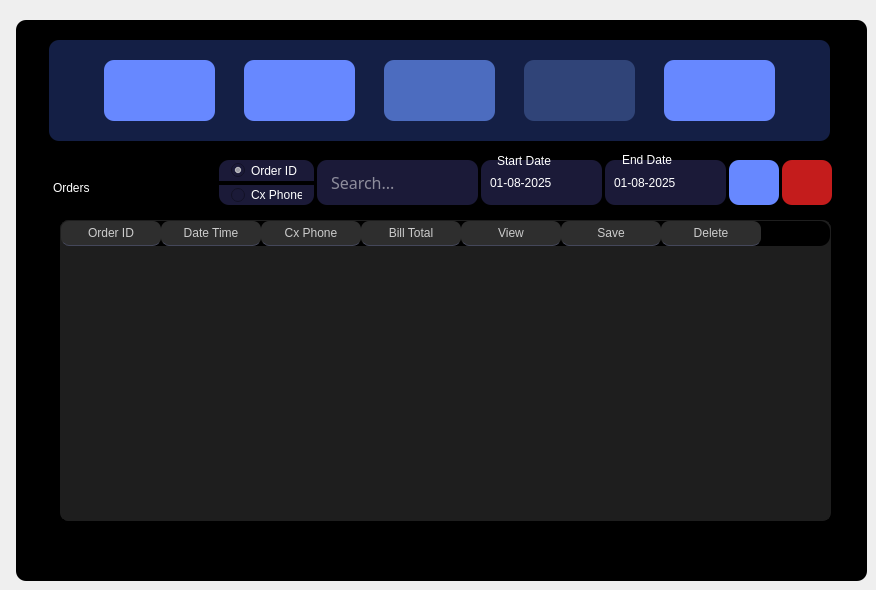
    <widget class="QWidget" name="tab_4">
     <attribute name="title">
      <string>Manage Orders</string>
     </attribute>
     <widget class="QPushButton" name="navLogout4">
      <property name="geometry">
       <rect>
        <x>664</x>
        <y>60</y>
        <width>111</width>
        <height>61</height>
       </rect>
      </property>
      <property name="cursor">
       <cursorShape>PointingHandCursor</cursorShape>
      </property>
      <property name="toolTip">
       <string>Logout</string>
      </property>
      <property name="styleSheet">
       <string notr="true">QPushButton {
background-color: #6788FF; /* Background color */
font: 63 11pt &quot;Poppins SemiBold&quot;;
color: white; /* Text color */
outline: 0;
padding: 10px 20px; /* Padding for the button */
border: none; /* Remove default button border */
border-radius: 10px; /* Add some border-radius for a rounded appearance */
}
QPushButton:hover {
cursor: pointer; /* Change cursor to pointer on hover */
background-color: #4c6cbf;
}</string>
      </property>
      <property name="text">
       <string/>
      </property>
      <property name="icon">
       <iconset>
        <normaloff>../images/logout.svg</normaloff>../images/logout.svg</iconset>
      </property>
      <property name="iconSize">
       <size>
        <width>30</width>
        <height>35</height>
       </size>
      </property>
     </widget>
     <widget class="QPushButton" name="navOrderEntryThree">
      <property name="geometry">
       <rect>
        <x>104</x>
        <y>60</y>
        <width>111</width>
        <height>61</height>
       </rect>
      </property>
      <property name="cursor">
       <cursorShape>PointingHandCursor</cursorShape>
      </property>
      <property name="toolTip">
       <string>Order Entry</string>
      </property>
      <property name="toolTipDuration">
       <number>-1</number>
      </property>
      <property name="styleSheet">
       <string notr="true">QPushButton {
background-color: #6788FF; /* Background color */
font: 63 11pt &quot;Poppins SemiBold&quot;;
color: white; /* Text color */
outline: 0;
padding: 10px 20px; /* Padding for the button */
border: none; /* Remove default button border */
border-radius: 10px; /* Add some border-radius for a rounded appearance */
}
QPushButton:hover {
cursor: pointer; /* Change cursor to pointer on hover */
background-color: #4c6cbf;
}</string>
      </property>
      <property name="text">
       <string/>
      </property>
      <property name="icon">
       <iconset>
        <normaloff>../images/shopping.svg</normaloff>../images/shopping.svg</iconset>
      </property>
      <property name="iconSize">
       <size>
        <width>35</width>
        <height>35</height>
       </size>
      </property>
     </widget>
     <widget class="QColumnView" name="columnView_7">
      <property name="geometry">
       <rect>
        <x>16</x>
        <y>20</y>
        <width>851</width>
        <height>561</height>
       </rect>
      </property>
      <property name="styleSheet">
       <string notr="true">background-color:rgb(0, 0, 0);
border-radius: 10px;</string>
      </property>
     </widget>
     <widget class="QColumnView" name="columnView_8">
      <property name="geometry">
       <rect>
        <x>49</x>
        <y>40</y>
        <width>781</width>
        <height>101</height>
       </rect>
      </property>
      <property name="styleSheet">
       <string notr="true">background-color:rgb(20, 31, 69);
border-radius: 10px;</string>
      </property>
     </widget>
     <widget class="QPushButton" name="orders_3">
      <property name="geometry">
       <rect>
        <x>524</x>
        <y>60</y>
        <width>111</width>
        <height>61</height>
       </rect>
      </property>
      <property name="cursor">
       <cursorShape>ForbiddenCursor</cursorShape>
      </property>
      <property name="toolTip">
       <string>Sales Stats (disabled)</string>
      </property>
      <property name="toolTipDuration">
       <number>-1</number>
      </property>
      <property name="styleSheet">
       <string notr="true">QPushButton {
background-color: #304478; /* Background color */
font: 63 11pt &quot;Poppins SemiBold&quot;;
color: white; /* Text color */
outline: 0;
padding: 10px 20px; /* Padding for the button */
border: none; /* Remove default button border */
border-radius: 10px; /* Add some border-radius for a rounded appearance */
}
QPushButton:hover {
cursor: pointer; /* Change cursor to pointer on hover */
background-color: #304478;
}</string>
      </property>
      <property name="text">
       <string/>
      </property>
      <property name="icon">
       <iconset>
        <normaloff>../images/receipt.svg</normaloff>../images/receipt.svg</iconset>
      </property>
      <property name="iconSize">
       <size>
        <width>35</width>
        <height>35</height>
       </size>
      </property>
     </widget>
     <widget class="QPushButton" name="navProdModThree">
      <property name="geometry">
       <rect>
        <x>244</x>
        <y>60</y>
        <width>111</width>
        <height>61</height>
       </rect>
      </property>
      <property name="cursor">
       <cursorShape>PointingHandCursor</cursorShape>
      </property>
      <property name="toolTip">
       <string>Product Mod</string>
      </property>
      <property name="styleSheet">
       <string notr="true">QPushButton {
background-color: #6788FF; /* Background color */
font: 63 11pt &quot;Poppins SemiBold&quot;;
color: white; /* Text color */
outline: 0;
padding: 10px 20px; /* Padding for the button */
border: none; /* Remove default button border */
border-radius: 10px; /* Add some border-radius for a rounded appearance */
}
QPushButton:hover {
cursor: pointer; /* Change cursor to pointer on hover */
background-color: #4c6cbf;
}</string>
      </property>
      <property name="text">
       <string/>
      </property>
      <property name="icon">
       <iconset>
        <normaloff>../images/shelves.svg</normaloff>../images/shelves.svg</iconset>
      </property>
      <property name="iconSize">
       <size>
        <width>35</width>
        <height>35</height>
       </size>
      </property>
     </widget>
     <widget class="QLabel" name="o_head">
      <property name="geometry">
       <rect>
        <x>53</x>
        <y>167</y>
        <width>141</width>
        <height>41</height>
       </rect>
      </property>
      <property name="styleSheet">
       <string notr="true">background-color:rgba(255, 255, 255, 0);
font: 63 30pt &quot;Poppins SemiBold&quot;;
color: white;</string>
      </property>
      <property name="text">
       <string>Orders</string>
      </property>
     </widget>
     <widget class="QDateEdit" name="ordDateFltrStart">
      <property name="geometry">
       <rect>
        <x>481</x>
        <y>160</y>
        <width>121</width>
        <height>45</height>
       </rect>
      </property>
      <property name="styleSheet">
       <string notr="true">/* Style for QDateEdit */
QDateEdit {
    border-radius: 10px;
    background-color: rgb(27, 26, 56);
    padding-left: 7px;
    color: white;
    font: 10pt &quot;Poppins SemiBold&quot;;
}

/* Style for QDateEdit's drop-down button */
QDateEdit::drop-down {
	border: 10px;
    width: 30px;
    subcontrol-origin: padding;
    subcontrol-position: top right;
    /* border-left: 1px solid white; Optional: add a border to separate the button */
}

QDateEdit::down-arrow {
    image: url(:/svg_icons/caret-down.svg); /* Use your custom icon here */
    width: 15px;
    height: 15px;
}

/* Style for the calendar popup */
QCalendarWidget {
    background-color: rgb(27, 26, 56);
    color: white;
    border-radius: 10px;
    font: 8pt &quot;Poppins&quot;;
}

QCalendarWidget QToolButton {
    background-color: rgb(27, 26, 56);
    color: white;
    border: none;
	padding-right: 15px;
	padding-left: 15px;
    font: 8pt &quot;Poppins&quot;;
}

QCalendarWidget QAbstractItemView:enabled {
    color: white;
    background-color: rgb(27, 26, 56);
    selection-background-color: rgb(40, 39, 74);
    selection-color: white;
    border: none;
}

QCalendarWidget QWidget#qt_calendar_navigationbar {
    background-color: rgb(27, 26, 56);  /* Match your main bg */
    color: white;
}

QCalendarWidget QToolButton#qt_calendar_prevmonth,
QCalendarWidget QToolButton#qt_calendar_nextmonth {
    qproperty-icon: none;  /* Remove default arrows if needed */
    color: white;
    background: #9db2ff;
}

QCalendarWidget QToolButton#qt_calendar_nextmonth {
    image: url(:/svg_icons/arrow-right.svg);
    width: 11px;
    height: 11px;
}

QCalendarWidget QToolButton#qt_calendar_prevmonth {
    image: url(:/svg_icons/arrow-left.svg);
    width: 11px;
    height: 11px;
}

QCalendarWidget QMenu {
    background-color: rgb(27, 26, 56);
    color: white;
    border: 1px solid white;
}

/* Weekday names text */
QCalendarWidget QAbstractItemView:disabled {
    color: white;  /* Weekday names color */
    font: 8pt &quot;Poppins SemiBold&quot;;  /* Make slightly bolder than dates */
    background-color: transparent;
}

QCalendarWidget QTableView {
    alternate-background-color: rgb(20, 31, 69); /* Header bg */
}

QCalendarWidget QTableView::item {
    color: white; /* Weekday text color */
    background-color: rgb(20, 31, 69); /* Cell bg */
    font: 8pt &quot;Poppins SemiBold&quot;;
}

QCalendarWidget QToolButton::menu-indicator {
    image: url(:/svg_icons/caret_down.svg);
    width: 12px;
    height: 12px;
    subcontrol-position: right center;
}</string>
      </property>
      <property name="minimumDate">
       <date>
        <year>2025</year>
        <month>8</month>
        <day>1</day>
       </date>
      </property>
      <property name="displayFormat">
       <string>dd-MM-yyyy</string>
      </property>
      <property name="calendarPopup">
       <bool>true</bool>
      </property>
     </widget>
     <widget class="QPushButton" name="navProdMod2">
      <property name="geometry">
       <rect>
        <x>384</x>
        <y>60</y>
        <width>111</width>
        <height>61</height>
       </rect>
      </property>
      <property name="toolTip">
       <string>Manage Orders</string>
      </property>
      <property name="styleSheet">
       <string notr="true">QPushButton {
background-color: #4c6cbf;
font: 63 11pt &quot;Poppins SemiBold&quot;;
color: white;
outline: 0;
padding: 10px 20px;
border: none;
border-radius: 10px;
}
QPushButton:hover {
cursor: pointer;
background-color: #4c6cbf;
}</string>
      </property>
      <property name="text">
       <string/>
      </property>
      <property name="icon">
       <iconset>
        <normaloff>../images/clipboard-list.svg</normaloff>../images/clipboard-list.svg</iconset>
      </property>
      <property name="iconSize">
       <size>
        <width>35</width>
        <height>35</height>
       </size>
      </property>
     </widget>
     <widget class="QLineEdit" name="searchQryInput">
      <property name="geometry">
       <rect>
        <x>317</x>
        <y>160</y>
        <width>161</width>
        <height>45</height>
       </rect>
      </property>
      <property name="font">
       <font>
        <family>Poppins SemiBold</family>
        <pointsize>12</pointsize>
        <weight>50</weight>
        <italic>false</italic>
        <bold>false</bold>
       </font>
      </property>
      <property name="styleSheet">
       <string notr="true">QLineEdit {
	color: white;
	font: 12pt &quot;Poppins SemiBold&quot;;
	border-top-left-radius: 10px;
	border-bottom-left-radius: 10px;
	background-color:rgb(27, 26, 56);
	padding: 7px 12px;
	border-radius: 10px;
}</string>
      </property>
      <property name="text">
       <string/>
      </property>
      <property name="placeholderText">
       <string>Search...</string>
      </property>
     </widget>
     <widget class="QRadioButton" name="searchByOrd">
      <property name="geometry">
       <rect>
        <x>219</x>
        <y>160</y>
        <width>95</width>
        <height>21</height>
       </rect>
      </property>
      <property name="cursor">
       <cursorShape>PointingHandCursor</cursorShape>
      </property>
      <property name="styleSheet">
       <string notr="true">color: white;
font: 8pt &quot;Poppins&quot;;
border-top-right-radius: 10px;
border-top-left-radius: 10px;
background-color:rgb(27, 26, 56);
padding: 4px 12px;</string>
      </property>
      <property name="text">
       <string>Order ID</string>
      </property>
      <property name="checked">
       <bool>true</bool>
      </property>
     </widget>
     <widget class="QRadioButton" name="searchByPhone">
      <property name="geometry">
       <rect>
        <x>219</x>
        <y>185</y>
        <width>95</width>
        <height>20</height>
       </rect>
      </property>
      <property name="cursor">
       <cursorShape>PointingHandCursor</cursorShape>
      </property>
      <property name="styleSheet">
       <string notr="true">color: white;
font: 8pt &quot;Poppins&quot;;
border-bottom-right-radius: 10px;
border-bottom-left-radius: 10px;
background-color:rgb(27, 26, 56);
padding: 4px 12px;</string>
      </property>
      <property name="text">
       <string>Cx Phone</string>
      </property>
     </widget>
     <widget class="QPushButton" name="beginSearchBtn">
      <property name="geometry">
       <rect>
        <x>729</x>
        <y>160</y>
        <width>50</width>
        <height>45</height>
       </rect>
      </property>
      <property name="cursor">
       <cursorShape>PointingHandCursor</cursorShape>
      </property>
      <property name="toolTip">
       <string>Search</string>
      </property>
      <property name="styleSheet">
       <string notr="true">QPushButton {
background-color: #6788FF;
font: 63 11pt &quot;Poppins SemiBold&quot;;
color: white;
outline: 0;
padding: 10px 20px;
border: none;
border-top-right-radius: 10px;
border-bottom-right-radius: 10px;
border-radius: 10px;
}
QPushButton:hover {
cursor: pointer;
background-color: #4c6cbf;
}</string>
      </property>
      <property name="text">
       <string/>
      </property>
      <property name="icon">
       <iconset>
        <normaloff>../images/magnifier.svg</normaloff>../images/magnifier.svg</iconset>
      </property>
      <property name="iconSize">
       <size>
        <width>20</width>
        <height>35</height>
       </size>
      </property>
     </widget>
     <widget class="QDateEdit" name="ordDateFltrEnd">
      <property name="geometry">
       <rect>
        <x>605</x>
        <y>160</y>
        <width>121</width>
        <height>45</height>
       </rect>
      </property>
      <property name="styleSheet">
       <string notr="true">/* Style for QDateEdit */
QDateEdit {
    border-radius: 10px;
    background-color: rgb(27, 26, 56);
    padding-left: 7px;
    color: white;
    font: 10pt &quot;Poppins SemiBold&quot;;
}

/* Style for QDateEdit's drop-down button */
QDateEdit::drop-down {
	border: 10px;
    width: 30px;
    subcontrol-origin: padding;
    subcontrol-position: top right;
    /* border-left: 1px solid white; Optional: add a border to separate the button */
}

QDateEdit::down-arrow {
    image: url(:/svg_icons/caret-down.svg); /* Use your custom icon here */
    width: 15px;
    height: 15px;
}

/* Style for the calendar popup */
QCalendarWidget {
    background-color: rgb(27, 26, 56);
    color: white;
    border-radius: 10px;
    font: 8pt &quot;Poppins&quot;;
}

QCalendarWidget QToolButton {
    background-color: rgb(27, 26, 56);
    color: white;
    border: none;
	padding-right: 15px;
	padding-left: 15px;
    font: 8pt &quot;Poppins&quot;;
}

QCalendarWidget QAbstractItemView:enabled {
    color: white;
    background-color: rgb(27, 26, 56);
    selection-background-color: rgb(40, 39, 74);
    selection-color: white;
    border: none;
}

QCalendarWidget QWidget#qt_calendar_navigationbar {
    background-color: rgb(27, 26, 56);  /* Match your main bg */
    color: white;
}

QCalendarWidget QToolButton#qt_calendar_prevmonth,
QCalendarWidget QToolButton#qt_calendar_nextmonth {
    qproperty-icon: none;  /* Remove default arrows if needed */
    color: white;
    background: #9db2ff;
}

QCalendarWidget QToolButton#qt_calendar_nextmonth {
    image: url(:/svg_icons/arrow-right.svg);
    width: 11px;
    height: 11px;
}

QCalendarWidget QToolButton#qt_calendar_prevmonth {
    image: url(:/svg_icons/arrow-left.svg);
    width: 11px;
    height: 11px;
}

QCalendarWidget QMenu {
    background-color: rgb(27, 26, 56);
    color: white;
    border: 1px solid white;
}

/* Weekday names text */
QCalendarWidget QAbstractItemView:disabled {
    color: white;  /* Weekday names color */
    font: 8pt &quot;Poppins SemiBold&quot;;  /* Make slightly bolder than dates */
    background-color: transparent;
}

QCalendarWidget QTableView {
    alternate-background-color: rgb(20, 31, 69); /* Header bg */
}

QCalendarWidget QTableView::item {
    color: white; /* Weekday text color */
    background-color: rgb(20, 31, 69); /* Cell bg */
    font: 8pt &quot;Poppins SemiBold&quot;;
}

QCalendarWidget QToolButton::menu-indicator {
    image: url(:/svg_icons/caret_down.svg);
    width: 12px;
    height: 12px;
    subcontrol-position: right center;
}</string>
      </property>
      <property name="minimumDate">
       <date>
        <year>2025</year>
        <month>8</month>
        <day>1</day>
       </date>
      </property>
      <property name="displayFormat">
       <string>dd-MM-yyyy</string>
      </property>
      <property name="calendarPopup">
       <bool>true</bool>
      </property>
     </widget>
     <widget class="QLabel" name="manOrdInfoLbl">
      <property name="geometry">
       <rect>
        <x>220</x>
        <y>540</y>
        <width>441</width>
        <height>30</height>
       </rect>
      </property>
      <property name="styleSheet">
       <string notr="true">background-color:rgba(255, 255, 255, 0);
font: 63 11pt &quot;Poppins SemiBold&quot;;
/*color: red;
color: #27e86f;*/</string>
      </property>
      <property name="text">
       <string/>
      </property>
      <property name="alignment">
       <set>Qt::AlignCenter</set>
      </property>
     </widget>
     <widget class="QGroupBox" name="groupBox_3">
      <property name="geometry">
       <rect>
        <x>50</x>
        <y>220</y>
        <width>781</width>
        <height>301</height>
       </rect>
      </property>
      <property name="styleSheet">
       <string notr="true">    border-radius: 10px;
    gridline-color: #E0E0E0; /* Light grid lines */
    color: white; /* Dark text color */
    font: 10pt &quot;Poppins&quot;;
    background-color: rgb(0, 0, 0);</string>
      </property>
      <property name="title">
       <string/>
      </property>
      <widget class="QTableWidget" name="manageOrdTbl">
       <property name="geometry">
        <rect>
         <x>10</x>
         <y>0</y>
         <width>771</width>
         <height>301</height>
        </rect>
       </property>
       <property name="styleSheet">
        <string notr="true">/* QTableWidget Dark Mode - Compact */
QTableWidget {
    border-radius: 8px;
    gridline-color: #44475a; /* Subtle grid lines */
    color: #F8F8F2; /* Light text color */
    font: 9pt &quot;Poppins&quot;; /* Smaller font */
    background-color: #1E1E1E; /* Dark background */
    border: 1px solid #1E1E1E; /* Border blends with background */
}

/* QTableWidget Items */
QTableWidget::item {
    border: none;
    padding: 2px 5px; /* Reduce padding for compact view */
}

/* Header Style - Dark Mode */
QHeaderView::section {
    background-color: #2E2E2E; /* Dark header */
    padding: 3px 6px; /* Smaller padding */
    border: none;
    border-radius: 8px;
    border-bottom: 1px solid #44475a;
    color: #CCCCCC; /* Soft white text */
    font: 9pt &quot;Poppins&quot;;
}

/* Hide Scrollbars for Minimalist Look */
QScrollBar:vertical, QScrollBar:horizontal {
    width: 0px;
    height: 0px;
    background: none;
}

/* QTableWidget Viewport */
QTableView::viewport {
    border-radius: 8px;
    background-color: #1E1E1E;
}

/* Corner Styling for Rounded Look */
QTableView::corner {
    background-color: #1E1E1E;
    border-radius: 8px 0 0 0;
}
</string>
       </property>
       <property name="sortingEnabled">
        <bool>true</bool>
       </property>
       <column>
        <property name="text">
         <string>Order ID</string>
        </property>
       </column>
       <column>
        <property name="text">
         <string>Date Time</string>
        </property>
       </column>
       <column>
        <property name="text">
         <string>Cx Phone</string>
        </property>
       </column>
       <column>
        <property name="text">
         <string>Bill Total</string>
        </property>
       </column>
       <column>
        <property name="text">
         <string>View</string>
        </property>
       </column>
       <column>
        <property name="text">
         <string>Save</string>
        </property>
       </column>
       <column>
        <property name="text">
         <string>Delete</string>
        </property>
       </column>
      </widget>
     </widget>
     <widget class="QLabel" name="label_5">
      <property name="geometry">
       <rect>
        <x>497</x>
        <y>153</y>
        <width>81</width>
        <height>16</height>
       </rect>
      </property>
      <property name="styleSheet">
       <string notr="true">background-color:rgba(255, 255, 255, 0);
font: 8pt &quot;Poppins&quot;;
color: white;</string>
      </property>
      <property name="text">
       <string>Start Date</string>
      </property>
     </widget>
     <widget class="QLabel" name="label_6">
      <property name="geometry">
       <rect>
        <x>622</x>
        <y>152</y>
        <width>61</width>
        <height>16</height>
       </rect>
      </property>
      <property name="styleSheet">
       <string notr="true">background-color:rgba(255, 255, 255, 0);
font: 8pt &quot;Poppins&quot;;
color: white;</string>
      </property>
      <property name="text">
       <string>End Date</string>
      </property>
     </widget>
     <widget class="QPushButton" name="resetSearchBtn">
      <property name="geometry">
       <rect>
        <x>782</x>
        <y>160</y>
        <width>50</width>
        <height>45</height>
       </rect>
      </property>
      <property name="cursor">
       <cursorShape>PointingHandCursor</cursorShape>
      </property>
      <property name="toolTip">
       <string>Clear Filters</string>
      </property>
      <property name="styleSheet">
       <string notr="true">QPushButton {
background-color: #c41c1c; /* Background color */
font: 63 11pt &quot;Poppins SemiBold&quot;;
color: white; /* Text color */
outline: 0;
padding: 20px; /* Padding for the button */
padding-top: 23px;
border: none; /* Remove default button border */
border-radius: 10px; /* Add some border-radius for a rounded appearance */
transition: all 0.3s;
}
QPushButton:hover {
cursor: pointer; /* Change cursor to pointer on hover */
background-color: #a51818;
}</string>
      </property>
      <property name="text">
       <string/>
      </property>
      <property name="icon">
       <iconset>
        <normaloff>../images/filter-circle-xmark.svg</normaloff>../images/filter-circle-xmark.svg</iconset>
      </property>
      <property name="iconSize">
       <size>
        <width>22</width>
        <height>35</height>
       </size>
      </property>
     </widget>
     <zorder>columnView_7</zorder>
     <zorder>columnView_8</zorder>
     <zorder>orders_3</zorder>
     <zorder>navProdModThree</zorder>
     <zorder>navLogout4</zorder>
     <zorder>navOrderEntryThree</zorder>
     <zorder>o_head</zorder>
     <zorder>ordDateFltrStart</zorder>
     <zorder>navProdMod2</zorder>
     <zorder>searchQryInput</zorder>
     <zorder>searchByOrd</zorder>
     <zorder>searchByPhone</zorder>
     <zorder>beginSearchBtn</zorder>
     <zorder>ordDateFltrEnd</zorder>
     <zorder>manOrdInfoLbl</zorder>
     <zorder>groupBox_3</zorder>
     <zorder>label_5</zorder>
     <zorder>label_6</zorder>
     <zorder>resetSearchBtn</zorder>
    </widget>
